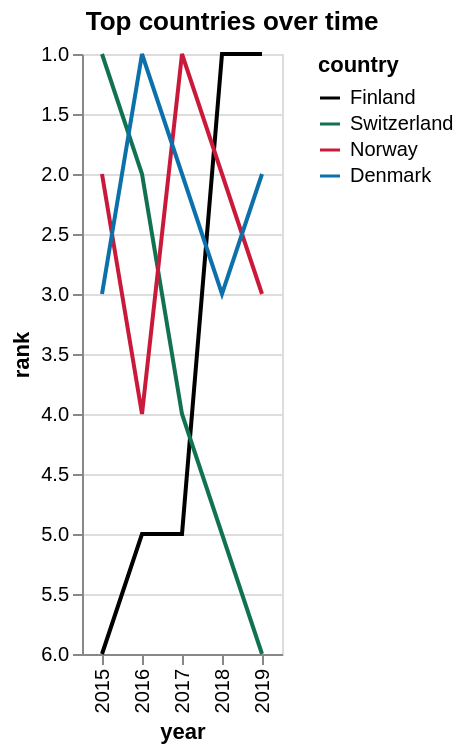

Write the Vega-Lite specification saved for this chart.
### Vega-Lite specification from a JSON file in a GitHub repository (floating-point values rounded to 4 significant figures)
{"$schema": "https://vega.github.io/schema/vega-lite/v4.json", "title": {"text": "Top countries over time", "frame": "bounds"}, "data": {"values": [{"country": "Finland", "year": 2015, "rank": 6}, {"country": "Switzerland", "year": 2015, "rank": 1}, {"country": "Norway", "year": 2015, "rank": 2}, {"country": "Denmark", "year": 2015, "rank": 3}, {"country": "Null", "year": 2015, "rank": 5}, {"country": "Null", "year": 2015, "rank": 4}, {"country": "Finland", "year": 2016, "rank": 5}, {"country": "Switzerland", "year": 2016, "rank": 2}, {"country": "Norway", "year": 2016, "rank": 4}, {"country": "Denmark", "year": 2016, "rank": 1}, {"country": "Null", "year": 2016, "rank": 3}, {"country": "Null", "year": 2016, "rank": 6}, {"country": "Finland", "year": 2017, "rank": 5}, {"country": "Switzerland", "year": 2017, "rank": 4}, {"country": "Norway", "year": 2017, "rank": 1}, {"country": "Denmark", "year": 2017, "rank": 2}, {"country": "Null", "year": 2017, "rank": 3}, {"country": "Null", "year": 2017, "rank": 6}, {"country": "Finland", "year": 2018, "rank": 1}, {"country": "Switzerland", "year": 2018, "rank": 5}, {"country": "Norway", "year": 2018, "rank": 2}, {"country": "Denmark", "year": 2018, "rank": 3}, {"country": "Null", "year": 2018, "rank": 4}, {"country": "Null", "year": 2018, "rank": 6}, {"country": "Finland", "year": 2019, "rank": 1}, {"country": "Switzerland", "year": 2019, "rank": 6}, {"country": "Norway", "year": 2019, "rank": 3}, {"country": "Denmark", "year": 2019, "rank": 2}, {"country": "Null", "year": 2019, "rank": 4}, {"country": "Null", "year": 2019, "rank": 5}]}, "transform": [{"sort": [{"field": "rank", "order": "ascending"}], "window": [{"op": "rank", "as": "rank"}], "groupby": ["year"]}], "mark": {"type": "line", "orient": "vertical"}, "encoding": {"x": {"field": "year", "type": "ordinal"}, "y": {"field": "rank", "type": "quantitative", "scale": {"domain": [6, 1]}}, "color": {"field": "country", "type": "nominal", "scale": {"domain": ["Finland", "Switzerland", "Norway", "Denmark"], "range": ["black", "#127153", "#C91A3C", "#0C71AB"]}}}}
